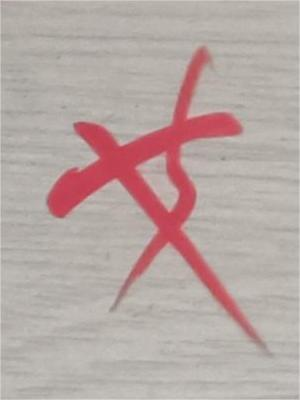
#> input picture A11简笔抽象画摹写/image/1.jpg, 300 x 400 px
$ python test4-contour.py
#> lines starting #> are read from the running program, lines starting #| are printed output that depends on the picture; after the words box and inside, x2 and y2 are one past the last pixel; in counts of white or black regions, pixels touching at a corner belong together
import cv2

# 加载图像并转换为灰度图像
image = cv2.imread('image/1.jpg')
#> image is the input picture: shape (400, 300, 3); mean B, G, R 163.6, 166.9, 183.2
gray = cv2.cvtColor(image, cv2.COLOR_BGR2GRAY)
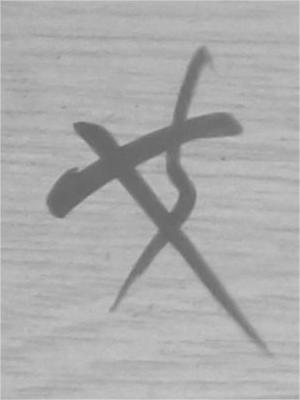
#> gray: shape (400, 300); min 98, max 210, mean 171.4

# 应用边缘检测算法
edges = cv2.Canny(gray, 50, 150)  # 设置阈值参数为50和150
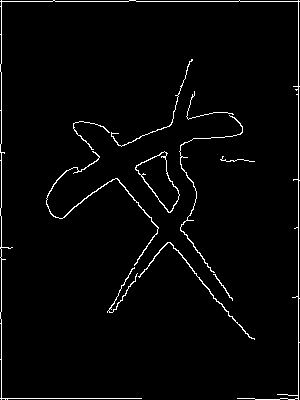
#> edges: shape (400, 300); 2.6% white in thin lines or dots

# 轮廓检测
contours, _ = cv2.findContours(edges, cv2.RETR_EXTERNAL, cv2.CHAIN_APPROX_SIMPLE)
#> contours = 11 contours, 3 with area under 20; largest, box (x1, y1, x2, y2) and area: (135, 151, 180, 213) 1254, (46, 151, 159, 266) 140, (138, 242, 255, 340) 93, (179, 115, 243, 273) 64, (0, 0, 300, 400) 33, (111, 59, 193, 147) 32, (107, 267, 138, 313) 31, (73, 121, 110, 150) 21

# 选择整个字的外轮廓
# 这里可以根据轮廓的面积、长度等属性来筛选出整个字的轮廓

# 绘制轮廓
cv2.drawContours(image, contours, -1, (0, 255, 0), 2)
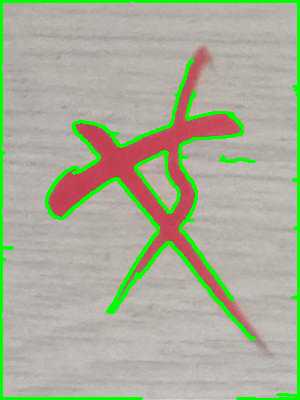
#> image: shape (400, 300, 3); 7.67% of pixels changed, all inside (x1, y1, x2, y2) = (0, 0, 300, 400)

# 显示结果
cv2.imshow('Contours', image)
cv2.waitKey(0)
cv2.destroyAllWindows()

$ run again, with A11简笔抽象画摹写/image/2.jpg copied over A11简笔抽象画摹写/image/1.jpg
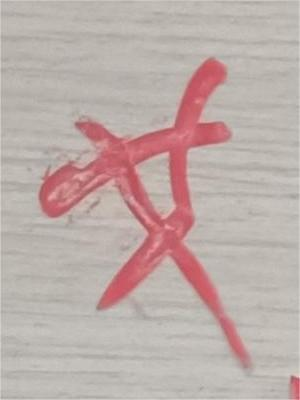
#> input picture A11简笔抽象画摹写/image/2.jpg, 300 x 400 px
#> image is the input picture: shape (400, 300, 3); mean B, G, R 168.8, 172.6, 189.3
#> `edges = cv2.Canny(gray, 50, 150)`:
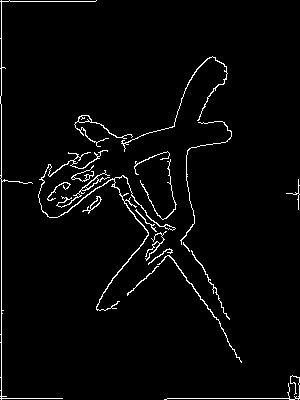
#> edges: shape (400, 300); 2.9% white in thin lines or dots
#> contours = 20 contours, 7 with area under 20; largest, box (x1, y1, x2, y2) and area: (38, 150, 176, 311) 257, (56, 170, 110, 208) 114, (74, 115, 133, 147) 107, (82, 196, 102, 214) 67, (121, 56, 228, 152) 65
#> `cv2.drawContours(image, contours, -1, (0, 255, 0), 2)`:
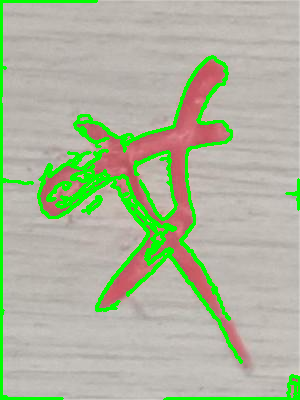
#> image: shape (400, 300, 3); 8.74% of pixels changed, all inside (x1, y1, x2, y2) = (0, 0, 300, 400)

$ run again, with A11简笔抽象画摹写/image/3.jpg copied over A11简笔抽象画摹写/image/1.jpg
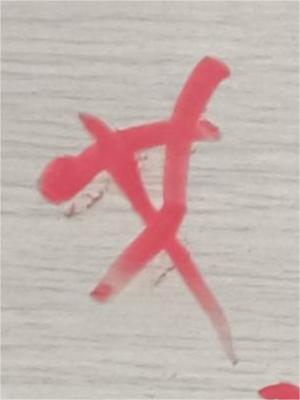
#> input picture A11简笔抽象画摹写/image/3.jpg, 300 x 400 px
#> image is the input picture: shape (400, 300, 3); mean B, G, R 174.6, 178.3, 197.9
#> `edges = cv2.Canny(gray, 50, 150)`:
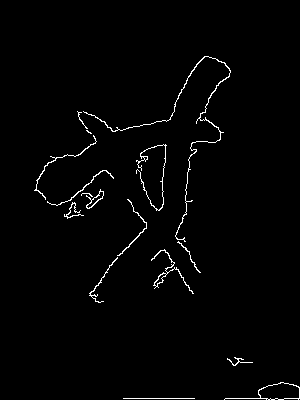
#> edges: shape (400, 300); 1.6% white in thin lines or dots, all inside (x1, y1, x2, y2) = (34, 56, 300, 400)
#> contours = 16 contours, 7 with area under 20; largest, box (x1, y1, x2, y2) and area: (224, 382, 300, 400) 550, (83, 56, 231, 242) 106, (86, 189, 104, 209) 104, (151, 249, 194, 294) 98, (34, 135, 97, 200) 38
#> `cv2.drawContours(image, contours, -1, (0, 255, 0), 2)`:
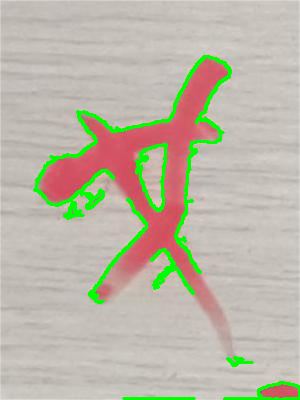
#> image: shape (400, 300, 3); 4.78% of pixels changed, all inside (x1, y1, x2, y2) = (33, 55, 300, 400)
